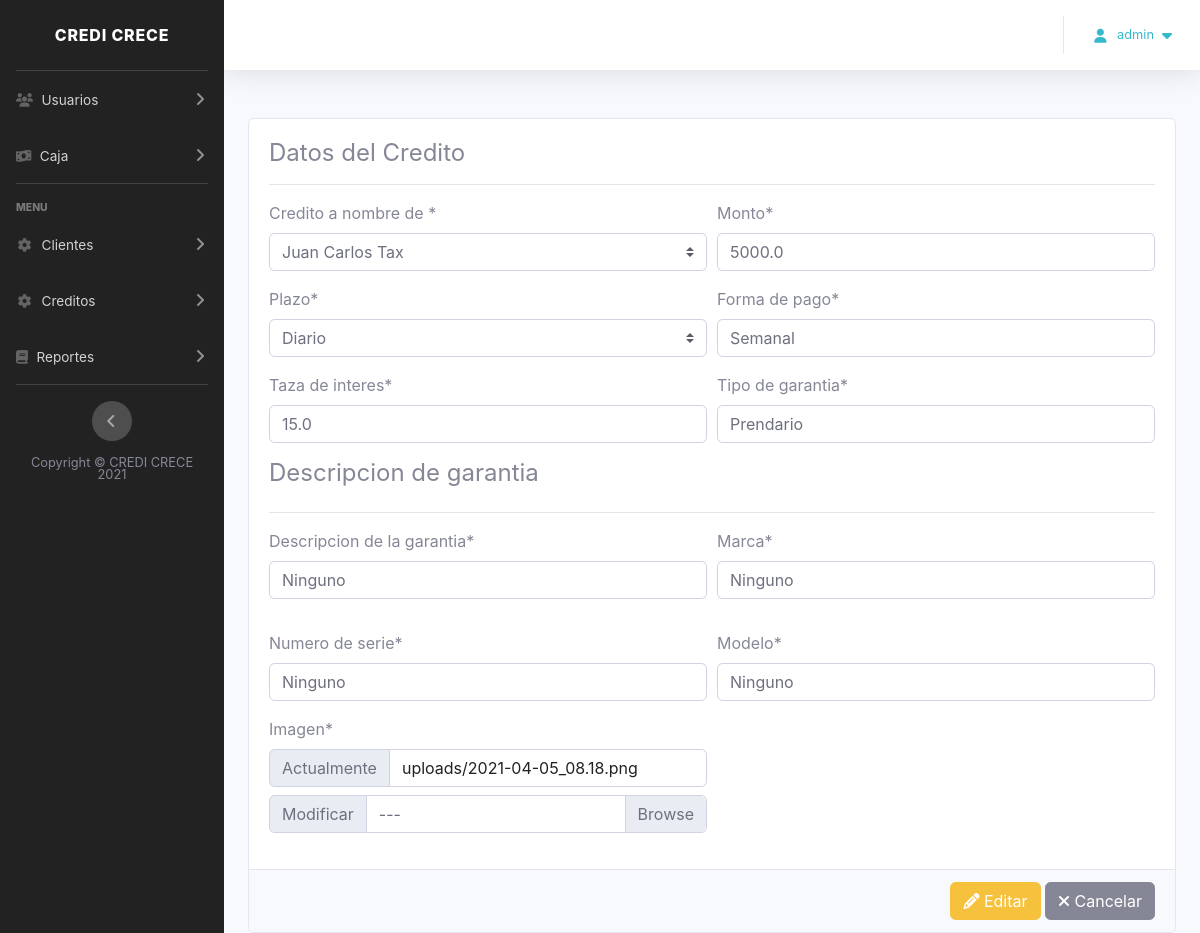
The page /creditos/actualizar/14/ (signed in) on the database its author committed.
### creditos/models.py (models this page shows)
class Credito(BaseModel):
    PLAZOS = (
        ('diario','Diario'),
        ('semanal','Semanal'),
        ('quincenal','Quincenal'),
        ('mensual','Mensual'),
    )
    cliente_asignado = models.ForeignKey(
        Cliente,
        on_delete = models.CASCADE,
        verbose_name = 'Credito a nombre de '
    )
    monto = models.FloatField(_('Monto'))
    plazo = models.CharField(_('Plazo'),max_length=25,choices=PLAZOS,default='diario')
    forma_de_pago = models.CharField(_('Forma de pago'),max_length=25)
    taza_de_interes = models.FloatField(_('Taza de interes'),default=15)
    tipo_garantia = models.CharField(_('Tipo de garantia'),max_length=50)
    desembolsado = models.BooleanField(_('Credito desembolsado'),default=False)
    pagado = models.BooleanField(_('Credito pagado'),default=False)
    descripcion_garantia = models.CharField(_('Descripcion de la garantia'),max_length=25)
    marca = models.CharField(_('Marca'),max_length=25)
    numero_serie = models.CharField(_('Numero de serie'),max_length=25)
    modelo = models.CharField(_('Modelo'),max_length=50)
    cic = models.UUIDField(default=uuid.uuid4, unique=True, db_index=True, editable=False)
    imagen = models.ImageField(upload_to ='uploads/')
    cuota_capital = models.FloatField(_('Cuota capital'),default=0)
    cuota_interes = models.FloatField(_('Cuota de interes'),default=0)
    cuota_total = models.FloatField(_('Cuota total'),default=0)
    cuotas_pendientes = models.FloatField(_('Cantidad de cuotas pendientes'),default=0)
    cuota_total_diaria = models.FloatField(_('Cuota total diaria'),default=0)
    cuota_interes_diaria = models.FloatField(_('Cuota de interes diaria'),default=0)

### clientes/models.py (models this page shows)
class Cliente(BaseModel):
    ESTADOS_CIVILES = (('soltero','Soltero'),('casado','Casado'))
    CONDICION_DE_VIVIENDA = (('propia','Propia'),('alquilada','Alquilada'),('usufructo','Usufructo'),('familiar','Familiar'),('adeudada','Adeuda'),('prestada','Prestada'))
    primer_nombre = models.CharField(_('Primer nombre'),max_length=50)
    segundo_nombre = models.CharField(_('Segundo nombre'),max_length=50)
    tercer_nombre = models.CharField(_('Tercer nombre'),max_length=50)
    cuarto_nombre = models.CharField(_('Cuarto nombre'),max_length=50)
    apellido_de_casada = models.CharField(_('Apellido de casada'),max_length=50,null=True,blank=True)
    dpi_cliente = models.CharField(_('DPI'),max_length=50)
    profesion = models.CharField(_('Profesion'),max_length=50)
    direccion = models.CharField(_('Direccion'),max_length=50)
    telefono_casa = models.CharField(_('Telefono de casa'),max_length=50)
    celular = models.CharField(_('Telefono celular'),max_length=50)
    nit = models.CharField(_('Numero de NIT'),max_length=30)
    estado_civil = models.CharField(_('Estado Civil'),max_length = 25,choices=ESTADOS_CIVILES,default='soltero')
    conyugue = models.CharField(_('Conyuge'),max_length=100)
    condicion_vivienda = models.CharField(_('Condicion de vivienda'),max_length = 25, choices = CONDICION_DE_VIVIENDA,default='propia')
    correo_electronico = models.CharField(_('Correo electronico'),max_length = 25)
    primera_referencia_p = models.CharField(_('Nombre de la Primera referencia'),max_length=50,null=True,blank=True)
    segunda_referencia_p = models.CharField(_('Nombre de la Segunda referencia'),max_length=50,null=True,blank=True)
    telefono_primera_referencia_p = models.CharField(_('Telefono de la Primera referencia'),max_length=50,null=True,blank=True)
    telefono_segunda_referencia_p = models.CharField(_('Telefono de la Segunda referencia'),max_length=50,null=True,blank=True)
    primera_referencia_f = models.CharField(_('Nombre Primera Referencia Familiar'),max_length=50,null=True,blank=True)
    segunda_referencia_f = models.CharField(_('Nombre Segunda Referencia Familiar'),max_length=50,null=True,blank=True)
    telefono_primera_referencia_f = models.CharField(_('Telefono de la Primera Referencia Familiar'),max_length=50,null=True,blank=True)
    telefono_segunda_referencia_f = models.CharField(_('Telefono de la Segunda Referencia Familiar'),max_length=50,null=True,blank=True)
    nombre_de_la_empresa_prd = models.CharField(_('Nombre de la empresa'),max_length=50)
    telefono_prd = models.CharField(_('Telefono'),max_length=25)
    direccion_de_la_empresa_prd = models.CharField(_('Direccion de la empresa'),max_length=50)
    puesto_de_trabajo_prd = models.CharField(_('Puesto de trabajo'),max_length = 50)
    fecha_inicio_prd = models.DateField(_('Fecha de inicio'))
    actividad_economica_empresa_prd = models.CharField(_('Actividad economica de la empresa'),max_length=50)
    nombre_de_la_empresa_ep = models.CharField(_('Nombre de la empresa'),max_length=50)
    nit_ep = models.CharField(_('NIT'),max_length=25)
    telefono_ep = models.CharField(_('Telefono'),max_length=25)
    fecha_inicio_ep = models.DateField(_('Fecha de inicio'),max_length=25)
    def __str__(self):
        return f'{self.primer_nombre} {self.segundo_nombre} {self.tercer_nombre}'

### creditos/views.py (the view)
# urls.py: path('creditos/actualizar/<int:pk>/', views.CreditosUpdateView.as_view(), name='update_credits'),
class CreditosUpdateView(BasePermissionView, UpdateView, UpdateViewMixinCustom):
    model = Credito
    template_name = 'update_credit.html'
    form_class = CreditoForm
    success_url = reverse_lazy('creditos:index_credits')

### utils/mixinCustom.py (called while the page is built)
    def test_func(self):
        return User.objects.filter(id=self.request.user.id).exists()

### creditos/templates/update_credit.html (shortened to what this page needs)
{% extends 'base_main.html'%}
{% load static %}
{% load crispy_forms_tags %}
{% block contenido %}
    <br>
    <form method="post" action="" enctype="multipart/form-data" novalidate autocomplete="off">
         <div class="card">
            <div class="card-body">
                <div class="title-block">
                    <h4 class="title">Datos del Credito</h4>
                    <hr/>
                </div>
                <div class="form-horizontal">
                    {% crispy form %}
                </div>
            </div>
            <div class="card-footer text-right">
               {% url 'guias:index_customers' as cancel_url %}
               {% include "snippets/_form_default_buttons.html" with cancel_url=cancel_url %}
            </div>
        </div>
    </form>
{% endblock %}

### templates/base_main.html (shortened to what this page needs)
{% load static %}
{% load auth_extras %}
<!DOCTYPE html>
<html lang="es">
    <head>
        <link rel="stylesheet" href="{% static 'bootstrap/dist/css/bootstrap.min.css' %}">
        <link rel="stylesheet" href="{% static '@fortawesome/fontawesome-free/css/all.min.css'%}">
        <link rel="stylesheet" type="text/css" href="{% static 'css/main/sb-admin-2.css' %}">
    </head>
    <body id="page-top">
        <div id="wrapper">
            <ul class="navbar-nav bg-gradient-dark sidebar sidebar-dark accordion" id="accordionSidebar">
                <a class="sidebar-brand d-flex align-items-center justify-content-center" href="#">
                    <div class="sidebar-brand-text mx-3">CREDI CRECE</div>
                </a>
                <hr class="sidebar-divider my-0">
                {% if user.is_staff or user|groups:"Administrador" or user|groups:"Gerente Sucursal" %}
                <li class="nav-item">
                    <a class="nav-link collapsed" href="#" data-toggle="collapse" data-target="#collapseUsuarios"
                        aria-expanded="true" aria-controls="collapseUtilities">
                        <i class="fas fa-users"></i>
                        <span>Usuarios</span>
                    </a>
                </li>
                {% endif %}
                {% if user.is_staff or user|groups:"Administrador" %}
                <li class="nav-item">
                    <a class="nav-link collapsed" href="#" data-toggle="collapse" data-target="#collapsePrecios"
                        aria-expanded="true" aria-controls="collapseUtilities">
                        <i class="fas fa-money-bill-wave"></i>
                        <span>Caja</span>
                    </a>
                </li>
            {% endif %}
                <hr class="sidebar-divider">
                {% if user.is_staff or user|groups:"Administrador" or user|groups:"Gerente Sucursal" or user|groups:"Colaboradores" %}
                <div class="sidebar-heading">Menu</div>
                <li class="nav-item ">
                    <a class="nav-link collapsed" href="#" data-toggle="collapse" data-target="#collapseClientes"
                        aria-expanded="true" aria-controls="collapseTwo">
                        <i class="fas fa-fw fa-cog"></i>
                        <span>Clientes</span>
                    </a>
                <li class="nav-item">
                    <a class="nav-link collapsed" href="#" data-toggle="collapse" data-target="#collapseCuentas"
                        aria-expanded="true" aria-controls="collapseTwo">
                        <i class="fas fa-fw fa-cog"></i>
                        <span>Creditos</span>
                    </a>
                </li>
                <li class="nav-item">
                    <a class="nav-link collapsed" href="#" data-toggle="collapse" data-target="#collapseReportes"
                        aria-expanded="true" aria-controls="collapseTwo">
                        <i class="fas fa-book"></i>
                        <span>Reportes</span>
                    </a>
                </li>
                {% endif %}
                <hr class="sidebar-divider d-none d-md-block">
                <div class="text-center d-none d-md-inline">
                    <button class="rounded-circle border-0" id="sidebarToggle"></button>
                </div>
                <footer class="sticky-footer">
                    <div class="container my-auto">
                        <div class="copyright text-center my-auto">
                            <span>Copyright &copy; CREDI CRECE 2021</span>
                        </div>
                    </div>
                </footer><br>
            </ul>
            <div id="content-wrapper" class="d-flex flex-column">
                <div id="content">
                    <nav class="navbar navbar-expand navbar-light bg-white topbar mb-4 static-top shadow" aria-label="menu">
                        <ul class="navbar-nav ml-auto">
                            <li class="nav-item dropdown no-arrow">
                                <a class="nav-link dropdown-toggle text-info" href="#" id="userDropdown" role="button"
                                    data-toggle="dropdown" aria-haspopup="true" aria-expanded="false">
                                    <i class="fas fa-user fa-sm fa-fw mr-2 text-info"></i>
                                    <span class="mr-2 small text-info">{{user.username}} </span>
                                    <i class="fa fa-caret-down text-info" aria-hidden="true"></i>
                                </a>
                            </li>
                        </ul>
                    </nav>
                    <div class="container-fluid">
                        <div>
                            {% block contenido %}{% endblock contenido %}
                        </div>
                    </div>
                </div>
            </div>
        </div>
    </body>
</html>

### rows shown on the page
Credito: cliente_asignado "Juan Carlos Tax", monto "5000.0", plazo "Diario", forma_de_pago "Semanal", taza_de_interes "15.0", tipo_garantia "Prendario", descripcion_garantia "Ninguno", marca "Ninguno", numero_serie "Ninguno", modelo "Ninguno"

### other values the page prints
{{ user.username }} "admin"
